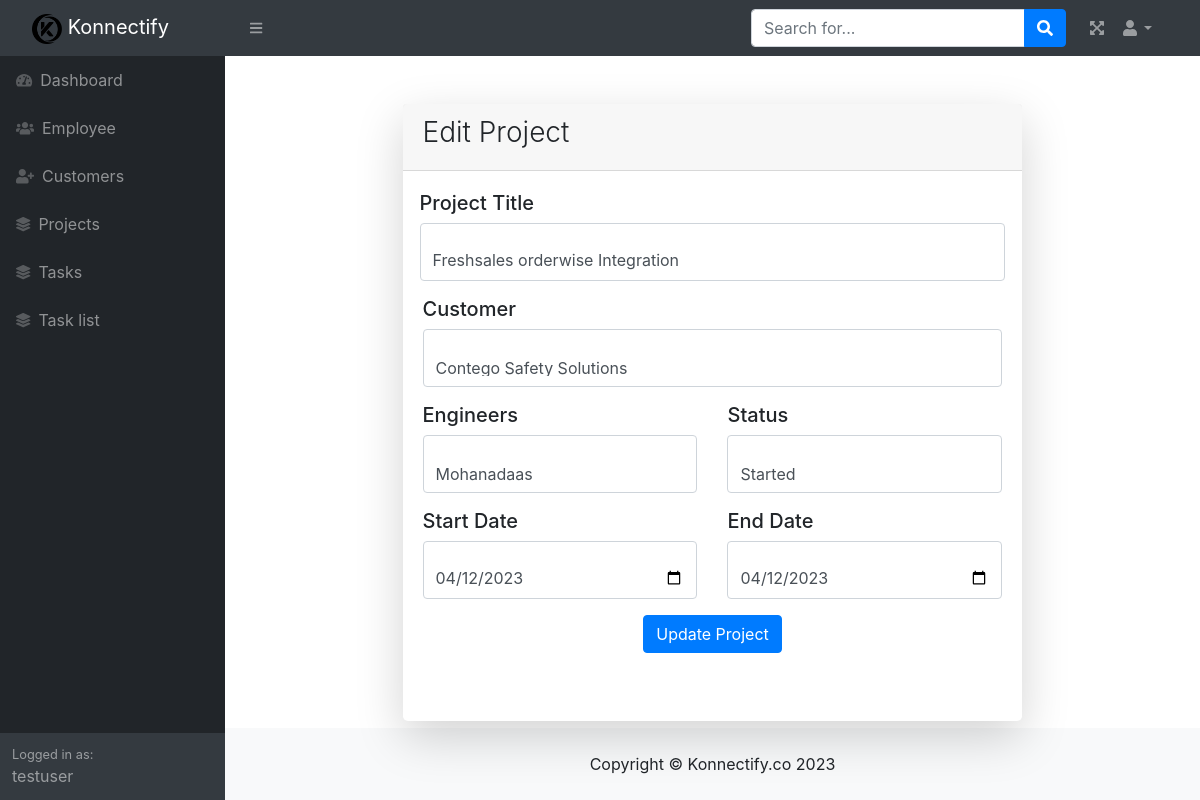
Page /edit_project.php?id=1 (signed in) on the committed database.
### tables this page shows
CREATE TABLE `mst_projects` (
  `id` int(30) NOT NULL,
  `name` varchar(100) NOT NULL,
  `description` varchar(250) NOT NULL,
  `status` varchar(25) NOT NULL,
  `start_date` text NOT NULL,
  `end_date` text NOT NULL,
  `manager_id` int(30) NOT NULL,
  `customer_id` int(11) NOT NULL,
  `user_ids` varchar(100) NOT NULL,
  `created_at` datetime NOT NULL DEFAULT current_timestamp(),
  `updated_at` datetime NOT NULL DEFAULT current_timestamp(),
  `is_active` tinyint(4) NOT NULL,
  `is_removed` tinyint(4) NOT NULL
);

### edit_project.php (the view, shortened to what this page needs)
<?php
include('./db_connection.php');
$status_arr = array("Yet to Kick Off","Started","Blocked/Pending","Inprogress","On-Hold","Done" );
$cust_view_query= 'select * from mst_projects where id='.$_GET['id'];
$eqry=mysqli_query($con,$cust_view_query);
$data=mysqli_fetch_array($eqry);
include('./header.php');
?>
<main>
<div class="container">
    <div class="row justify-content-center">
        <div class="col-lg-8">
            <div class="card shadow-lg border-0 rounded-lg mt-5">
                <div class="card-header"><h3 class="text-left font-weight-light ">Edit  Project </h3></div>
                <div class="card-body">
                    <form method="POST" action ="<?php echo $_SERVER['PHP_SELF'] . '?id=' . $_GET['id'] ?>" enctype="multipart/form-data">
                            <div class="row mb-3">
                                <div class="col-md-112">
                                <h5>Project Title</h5>
                                    <div class="form-floating mb-3 mb-md-0">
                                        <input class="form-control" type="text" value="<?php echo $data['name']?>" name="name"/>
                                    </div>
                                </div>
                            </div>
                            <div class="row mb-3">
                            <div class="col-md-12">
                                <h5>Customer</h5>
                                    <div class="form-floating mb-3 mb-md-0">
                                    <select name="customer_id"  class ="form-control">
                                        <?php
                                            $dest_query = mysqli_query($con,"select * from mst_customers where is_active=true and is_removed=false");
                                            while($row=mysqli_fetch_array($dest_query)){
                                                if($row['id']===$data['customer_id'])
                                                echo '<option value="'.$row['id'].'" selected>'.$row['name'].'</option>';
                                                else
                                                echo '<option value="'.$row['id'].'" >'.$row['name'].'</option>';
                                            }
                                        ?>
                                    </select>
                                    </div>
                                </div>
                            </div>
                            <div class="row mb-3">
                                <div class="col-md-6">
                                    <h5>Engineers</h5>
                                        <div class="form-floating mb-3 mb-md-0">
                                        <select name="user_ids"  class ="form-control">
                                        <?php
                                            $dest_query = mysqli_query($con,"select * from mst_employee where is_active=true and is_removed=false");
                                            while($row=mysqli_fetch_array($dest_query)){
                                                if($row['id']===$data['user_ids'])
                                                echo '<option value="'.$row['id'].'" selected>'.$row['emp_name'].'</option>';
                                                else
                                                echo '<option value="'.$row['id'].'" >'.$row['emp_name'].'</option>';
                                            }
                                        ?>
                                    </select>
                                        </div>
                                </div>
                                <div class="col-md-6">
                                <h5>Status</h5>
                                    <div class="form-floating mb-3 mb-md-0">
                                    <select name="status" class ="form-control">
                                        <?php
                                            foreach($status_arr as $val){
                                            if($data['status']==$val)
                                            echo '<option value="'.$val.'" selected>'.$val.'</option>';
                                            else
                                            echo '<option value="'.$val.'">'.$val.'</option>';
                                            }
                                        ?>
                                    </select>
                                    </div>
                                </div>
                                </div>
                                <div class="row mb-3">
                                <div class="col-md-6">
                                    <h5>Start Date</h5>
                                    <div class="form-floating mb-3 mb-md-0">
                                        <input class="form-control"  type="date"  value="<?php echo $data['start_date']?>" name="start_date" />
                                    </div>
                                </div>
                                <div class="col-md-6">
                                    <h5>End Date</h5>
                                        <div class="form-floating mb-3 mb-md-0">
                                            <input class="form-control"  type="date"  value="<?php echo $data['start_date']?>" name="end_date"  />
                                        </div>
                                </div>
                            </div>
                             <div class="row mb-5">
                                <div class="d-grid " >
                                <input type="submit" id="btn"  class="btn btn-md btn-primary" value="Update Project"  style="width: 580 px; margin: 0 auto"  name="update_project" />
                            </div>
                         </form>
                </div>
            </div>
        </div>
    </div>
</div>
</main>
 <?php include('./footer.php'); ?>

### rows in the picture
mst_projects: name "Freshsales orderwise Integration", status "Started", start_date "04/12/2023", end_date "04/12/2023"

### other values in the picture
$_SESSION['username'] "testuser"
form field customer_id "Contego Safety Solutions"
form field user_ids "Mohanadaas"
